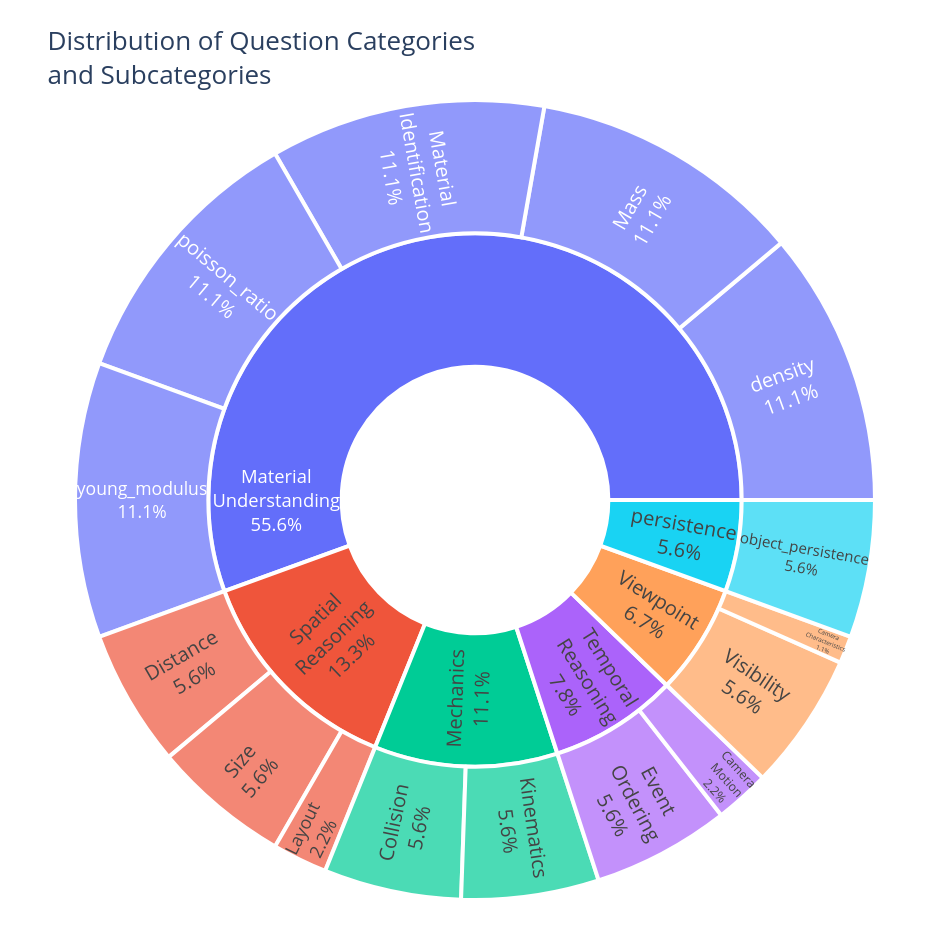

Notebook code for this chart:
### Code cell
import json
import plotly.graph_objects as go

# Paths
PATH_BAL_SUB = "/data0/sebastian.cavada/compositional-physics/tiny_vqa_deterministic/answering_questions/balancing_sub_categories.json"
PATH_DATA = "/data0/sebastian.cavada/compositional-physics/tiny_vqa_deterministic/simple_vqa.json"
PERCENT_MODE = "entry"  # change to "parent" if you prefer


# Label mappings
mapping_sub = {
    "visibility": "Visibility",
    "material_identification": "Material<br>Identification",
    "size": "Size",
    "camera_characteristics": "Camera<br>Characteristics",
    "physics_property": "Physics<br>Property",
    "kinematics": "Kinematics",
    "collision": "Collision",
    "mass": "Mass",
    "camera_motion": "Camera<br>Motion",
    "layout": "Layout",
    "distance": "Distance",
    "event_ordering": "Event<br>Ordering",
}

mapping_cat = {
    "mechanics": "Mechanics",
    "spatial_reasoning": "Spatial<br>Reasoning",
    "visual_percetion": "Visual<br>Perception",
    "temporal": "Temporal<br>Reasoning",
    "view_point": "Viewpoint",
    "material_understanding": "Material<br>Understanding",
}

with open(PATH_BAL_SUB) as f:
    balancing = json.load(f)
with open(PATH_DATA) as f:
    data = json.load(f)

labels, parents, values = ["Total number<br> of VQA<br><b>61196</b>"], [""], [0.0]
main_totals, subs_for_main = {}, {}

for main_cat, items in data.items():
    seen = set()
    for _, props in items.items():
        if isinstance(props, dict):
            sc = props.get("sub_category")
            if sc and sc in balancing:
                seen.add(sc)
    if not seen:
        continue
    total = sum(balancing[sc] for sc in seen)
    if total <= 0:
        continue
    main_totals[main_cat] = total
    subs_for_main[main_cat] = sorted(seen)

# main categories
for main_cat, total in main_totals.items():
    labels.append(mapping_cat.get(main_cat, main_cat))
    parents.append("Total number<br> of VQA<br><b>61196</b>")
    values.append(total)

# subcategories
for main_cat, sc_list in subs_for_main.items():
    parent_label = mapping_cat.get(main_cat, main_cat)
    for sc in sc_list:
        labels.append(mapping_sub.get(sc, sc))
        parents.append(parent_label)
        values.append(balancing[sc])

values[0] = sum(main_totals.values())

# Choose tokens for text and hover based on percent mode
if PERCENT_MODE == "parent":
    percent_token = "%{percentParent:.1%}"
    textinfo_mode = "label+percent parent"
    hover_pct_lbl = "of parent"
else:
    percent_token = "%{percentEntry:.1%}"
    textinfo_mode = "label+percent entry"
    hover_pct_lbl = "of total"

# build figure
fig = go.Figure(
    go.Sunburst(
        labels=labels,
        parents=parents,
        values=values,
        branchvalues="total",
        textinfo=textinfo_mode,  # show labels and percentages inside
        texttemplate=[
            "" if i == 0 else "%{label}<br>" + percent_token  # hide center label
            for i in range(len(labels))
        ],
        insidetextorientation="radial",
        textfont=dict(size=20),  # big readable font
        marker=dict(line=dict(color="white", width=4)),
    )
)

# # center text (annotation)
# fig.add_annotation(
#     text="Total number<br> of VQA<br><b>43056</b>",
#     showarrow=False,
#     font=dict(size=24),
#     x=0.5, y=0.5
# )

# layout
fig.update_layout(
    title=dict(
        text="Distribution of Question Categories<br>and Subcategories",
        font=dict(size=26),
    ),
    width=950,
    height=950,
    margin=dict(t=100, l=50, r=50, b=50),
)


fig.show()

### Figure 1 — Plotly figure (JSON) as saved in the notebook; plotly's stock layout.template omitted (floating-point values rounded to 4 significant figures)
{"data": [{"branchvalues": "total", "insidetextorientation": "radial", "labels": ["Total number<br> of VQA<br><b>61196</b>", "Spatial<br>Reasoning", "Mechanics", "Material<br>Understanding", "Viewpoint", "Temporal<br>Reasoning", "persistence", "Distance", "Layout", "Size", "Collision", "Kinematics", "density", "Mass", "Material<br>Identification", "poisson_ratio", "young_modulus", "Camera<br>Characteristics", "Visibility", "Camera<br>Motion", "Event<br>Ordering", "object_persistence"], "marker": {"line": {"color": "white", "width": 4}}, "parents": ["", "Total number<br> of VQA<br><b>61196</b>", "Total number<br> of VQA<br><b>61196</b>", "Total number<br> of VQA<br><b>61196</b>", "Total number<br> of VQA<br><b>61196</b>", "Total number<br> of VQA<br><b>61196</b>", "Total number<br> of VQA<br><b>61196</b>", "Spatial<br>Reasoning", "Spatial<br>Reasoning", "Spatial<br>Reasoning", "Mechanics", "Mechanics", "Material<br>Understanding", "Material<br>Understanding", "Material<br>Understanding", "Material<br>Understanding", "Material<br>Understanding", "Viewpoint", "Viewpoint", "Temporal<br>Reasoning", "Temporal<br>Reasoning", "persistence"], "textfont": {"size": 20}, "textinfo": "label+percent entry", "texttemplate": ["", "%{label}<br>%{percentEntry:.1%}", "%{label}<br>%{percentEntry:.1%}", "%{label}<br>%{percentEntry:.1%}", "%{label}<br>%{percentEntry:.1%}", "%{label}<br>%{percentEntry:.1%}", "%{label}<br>%{percentEntry:.1%}", "%{label}<br>%{percentEntry:.1%}", "%{label}<br>%{percentEntry:.1%}", "%{label}<br>%{percentEntry:.1%}", "%{label}<br>%{percentEntry:.1%}", "%{label}<br>%{percentEntry:.1%}", "%{label}<br>%{percentEntry:.1%}", "%{label}<br>%{percentEntry:.1%}", "%{label}<br>%{percentEntry:.1%}", "%{label}<br>%{percentEntry:.1%}", "%{label}<br>%{percentEntry:.1%}", "%{label}<br>%{percentEntry:.1%}", "%{label}<br>%{percentEntry:.1%}", "%{label}<br>%{percentEntry:.1%}", "%{label}<br>%{percentEntry:.1%}", "%{label}<br>%{percentEntry:.1%}"], "type": "sunburst", "values": [0.9, 0.12, 0.1, 0.5, 0.06, 0.07, 0.05, 0.05, 0.02, 0.05, 0.05, 0.05, 0.1, 0.1, 0.1, 0.1, 0.1, 0.01, 0.05, 0.02, 0.05, 0.05]}], "layout": {"height": 950, "margin": {"b": 50, "l": 50, "r": 50, "t": 100}, "title": {"font": {"size": 26}, "text": "Distribution of Question Categories<br>and Subcategories"}, "width": 950}}
